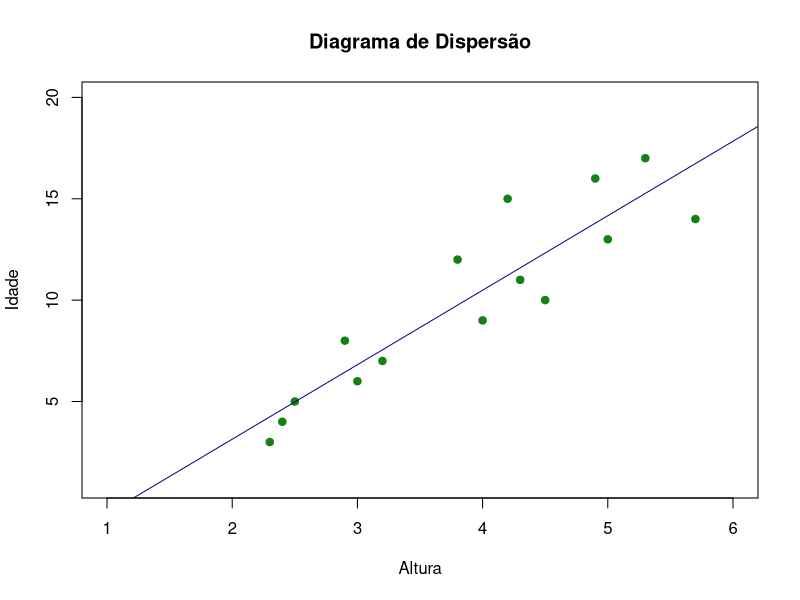

Recreate this plot in R.
# Altura X Idade

jpeg("resExemp01.jpeg")

# altura em U.M americana
x <- c(
  2.3, 2.4, 2.5, 3, 3.2, # nolint
  2.9, 4, 4.5, 4.3, 3.8, # nolint
  5, 5.7, 4.2, 4.9, 5.3
)

y <- c(
  3, 4, 5, 6, 7, # nolint
  8, 9, 10, 11, 12, # nolint
  13, 14, 15, 16, 17
)

plot(x, y,
  pch = 19, main = "Diagrama de Dispersão",
  xlim = c(1, 6), ylim = c(1, 20),
  xlab = "Altura", ylab = "Idade",
  col = "#158115"
)

abline(lm(y ~ x), col = "#090979", lwd = 1)

dev.off()
